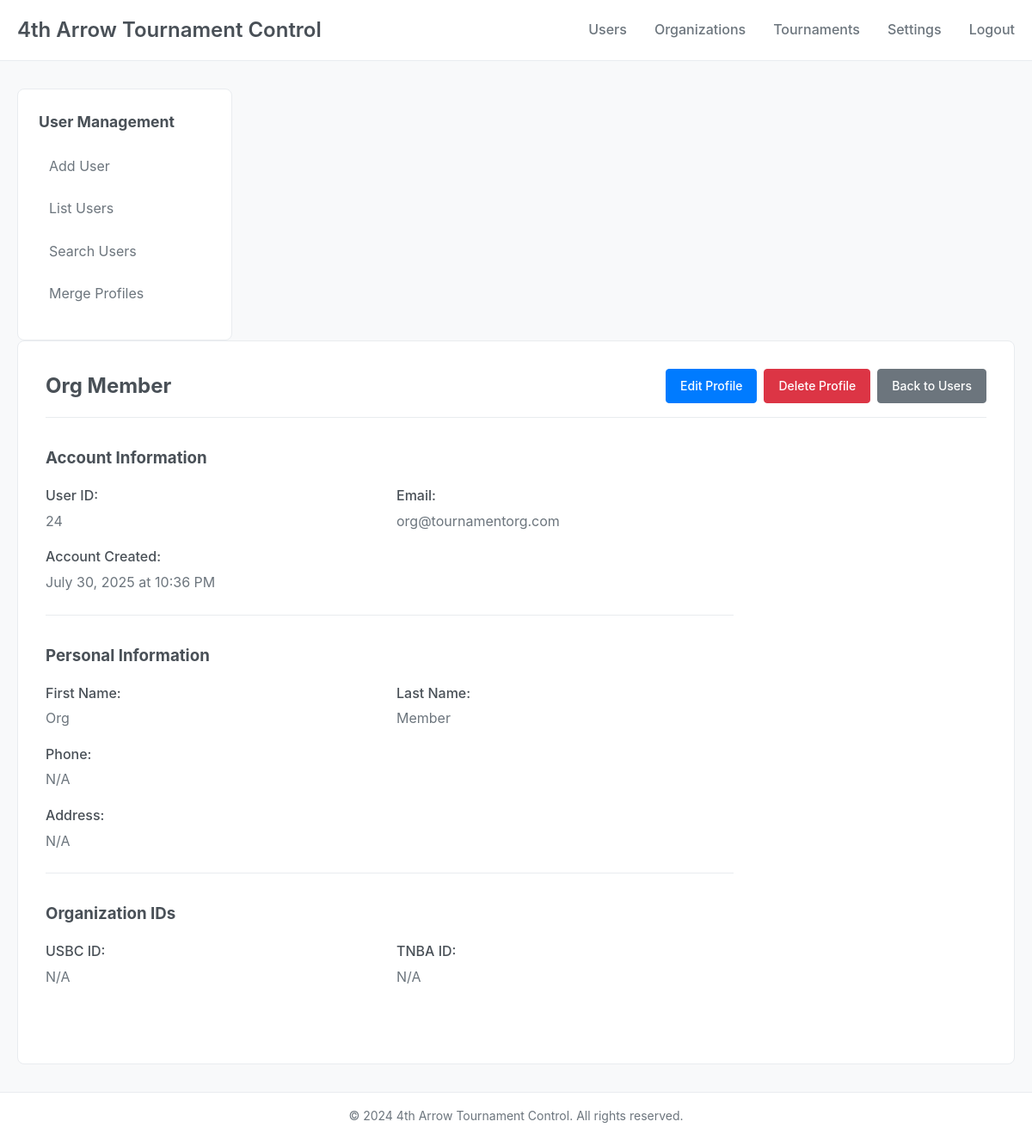
The page /users/24 (signed in) on the database its author committed.
### core/models.py (models this page shows, shortened)
class User(Base):
    __tablename__ = 'users'
    id = Column(Integer, primary_key=True, autoincrement=True)
    email = Column(String(255), unique=True, nullable=True)
    password_hash = Column(Text, nullable=True)
    first_name = Column(String(100), nullable=False)
    last_name = Column(String(100), nullable=False)
    phone = Column(String(20), nullable=True)
    address = Column(Text, nullable=True)
    usbc_id = Column(String(50), nullable=True)
    tnba_id = Column(String(50), nullable=True)
    created_at = Column(DateTime, default=func.now())
    deleted_at = Column(DateTime, nullable=True)
    organization_memberships = relationship("OrganizationMembership", back_populates="user", cascade="all, delete-orphan")

### src/gui/users.py (the view)
@users_bp.route('/<int:user_id>')
@require_auth
def view(user_id: int) -> str:
    session = db_manager.get_session()
    try:
        user = session.query(User).filter(User.id == user_id).first()
        if not user:
            flash('User not found.', 'error')
            return redirect(url_for('users.list'))
        return render_template('users/view.html', user=user)
    except Exception as e:
        flash(f'Error loading user: {str(e)}', 'error')
        return redirect(url_for('users.list'))
    finally:
        session.close()

### src/gui/utils.py (called while the page is built)
def require_auth(f: Callable) -> Callable:
    @wraps(f)
    def decorated_function(*args: Any, **kwargs: Any) -> Any:
        if 'user_id' not in session:
            flash('Please log in to access this page.', 'error')
            return redirect(url_for('auth.login'))
        return f(*args, **kwargs)
    return decorated_function

### storage/database.py (called while the page is built)
    def get_session(self) -> Session:
        return self.SessionLocal()

### src/gui/templates/users/view.html (shortened to what this page needs)
{% extends "base.html" %}
{% block sidebar %}
<nav class="sidebar-nav">
    <h3>User Management</h3>
    <ul class="sidebar-list">
        <li><a href="{{ url_for('users.create') }}" class="sidebar-link">Add User</a></li>
        <li><a href="{{ url_for('users.list') }}" class="sidebar-link">List Users</a></li>
        <li><a href="{{ url_for('users.search') }}" class="sidebar-link">Search Users</a></li>
        <li><a href="{{ url_for('users.merge') }}" class="sidebar-link">Merge Profiles</a></li>
    </ul>
</nav>
{% endblock %}
{% block content %}
<div class="user-view">
    <div class="page-header">
        <h2>{{ user.first_name }} {{ user.last_name }}</h2>
        <div class="page-actions">
            <a href="{{ url_for('users.edit', user_id=user.id) }}" class="btn btn-primary">Edit Profile</a>
            <a href="{{ url_for('users.delete', user_id=user.id) }}" class="btn btn-danger">Delete Profile</a>
            <a href="{{ url_for('users.list') }}" class="btn btn-secondary">Back to Users</a>
        </div>
    </div>
    <div class="user-details">
        <div class="detail-section">
            <h3>Account Information</h3>
            <div class="detail-grid">
                <div class="detail-item">
                    <label>User ID:</label>
                    <span class="user-id">{{ user.id }}</span>
                </div>
                <div class="detail-item">
                    <label>Email:</label>
                    <span>{{ user.email or 'N/A' }}</span>
                </div>
                <div class="detail-item">
                    <label>Account Created:</label>
                    <span>{{ user.created_at.strftime('%B %d, %Y at %I:%M %p') if user.created_at else 'N/A' }}</span>
                </div>
            </div>
        </div>
        <div class="detail-section">
            <h3>Personal Information</h3>
            <div class="detail-grid">
                <div class="detail-item">
                    <label>First Name:</label>
                    <span>{{ user.first_name }}</span>
                </div>
                <div class="detail-item">
                    <label>Last Name:</label>
                    <span>{{ user.last_name }}</span>
                </div>
                <div class="detail-item">
                    <label>Phone:</label>
                    <span>{{ user.phone or 'N/A' }}</span>
                </div>
                <div class="detail-item full-width">
                    <label>Address:</label>
                    <span>{{ user.address or 'N/A' }}</span>
                </div>
            </div>
        </div>
        <div class="detail-section">
            <h3>Organization IDs</h3>
            <div class="detail-grid">
                <div class="detail-item">
                    <label>USBC ID:</label>
                    <span>{{ user.usbc_id or 'N/A' }}</span>
                </div>
                <div class="detail-item">
                    <label>TNBA ID:</label>
                    <span>{{ user.tnba_id or 'N/A' }}</span>
                </div>
            </div>
        </div>
    </div>
</div>
{% endblock %}

### src/gui/static/css/style.css (style rules this page uses)
* { margin: 0; padding: 0; box-sizing: border-box; }
body { font-family: -apple-system, BlinkMacSystemFont, 'Segoe UI', Roboto, sans-serif; font-size: 16px; line-height: 1.6; color: #333; background-color: #f8f9fa; }
.sidebar-nav h3 { margin-bottom: 1rem; font-size: 1.1rem; color: #495057; }
.sidebar-list { list-style: none; }
.sidebar-list li { margin-bottom: 0.5rem; }
.sidebar-link { display: block; padding: 0.5rem 0.75rem; color: #6c757d; text-decoration: none; border-radius: 4px; transition: background-color 0.2s; }
.btn { display: inline-block; padding: 0.5rem 1rem; font-size: 0.875rem; font-weight: 500; text-align: center; text-decoration: none; border: 1px solid transparent; border-radius: 4px; cursor: pointer; transition: all 0.2s; }
.btn-primary { background-color: #007bff; color: #fff; border-color: #007bff; }
.btn-secondary { background-color: #6c757d; color: #fff; border-color: #6c757d; }
.page-header { display: flex; justify-content: space-between; align-items: center; margin-bottom: 2rem; padding-bottom: 1rem; border-bottom: 1px solid #e9ecef; }
.page-header h2 { color: #495057; }
.page-actions { display: flex; gap: 0.5rem; }
.btn-danger { background-color: #dc3545; color: #fff; border-color: #dc3545; }
.user-details { max-width: 800px; }
.detail-section { margin-bottom: 2rem; padding-bottom: 1.5rem; border-bottom: 1px solid #e9ecef; }
.detail-section:last-child { border-bottom: none; }
.detail-section h3 { margin-bottom: 1rem; color: #495057; }
.detail-grid { display: grid; grid-template-columns: 1fr 1fr; gap: 1rem; }
.detail-item { display: flex; flex-direction: column; }
.detail-item.full-width { grid-column: 1 / -1; }
.detail-item label { font-weight: 500; color: #495057; margin-bottom: 0.25rem; }
.detail-item span { color: #6c757d; }

### rows shown on the page
User: first_name "Org", last_name "Member", id "24", email "org@tournamentorg.com", created_at "July 30, 2025 at 10:36 PM", phone "N/A", address "N/A"

### other values the page prints
{{ user.usbc_id or 'N/A' }} "N/A"
{{ user.tnba_id or 'N/A' }} "N/A"
